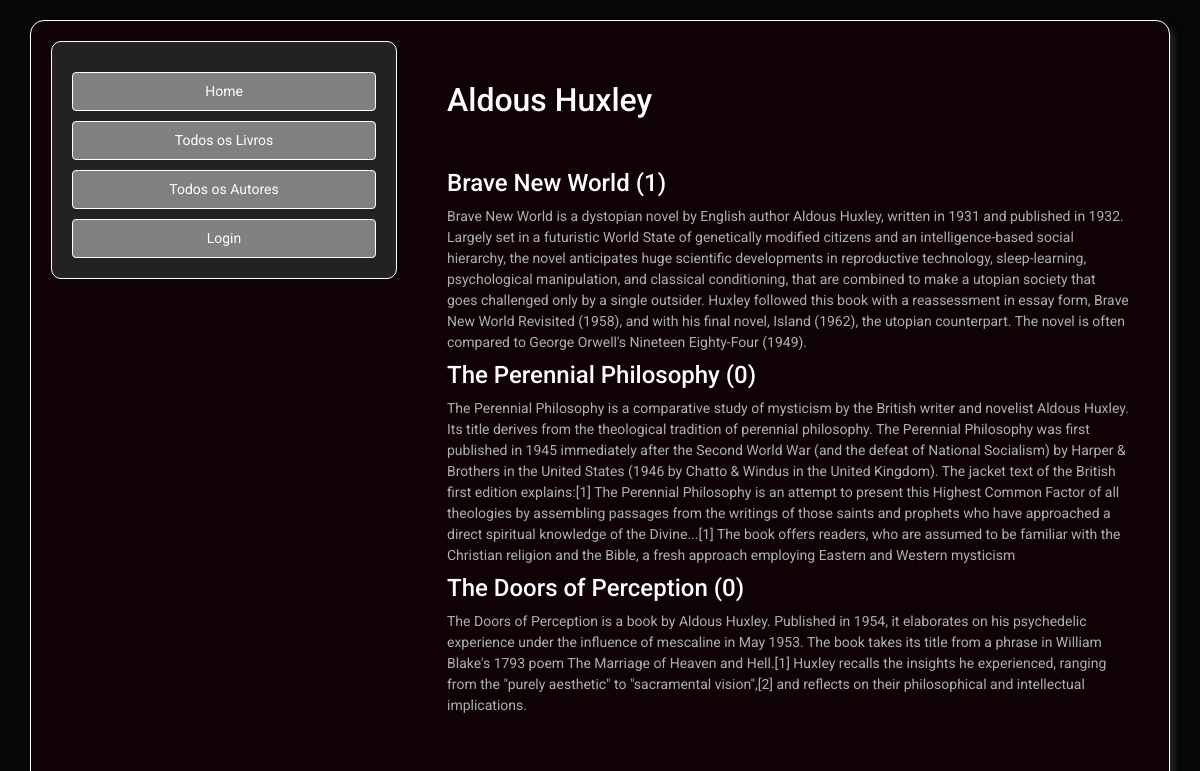
The page /catalog/authors/5 on the database its author committed.
### catalog/models.py (models this page shows, shortened)
class Author(models.Model):
    first_name = models.CharField(max_length=100)
    last_name = models.CharField(max_length=100)
    date_of_birth = models.DateField(null=True, blank=True)
    date_of_death = models.DateField('died', null=True, blank=True)
    class Meta:
        ordering = ['last_name', 'first_name']
    class Meta:
        ordering = ['first_name']

class Book(models.Model):
    title = models.CharField(max_length=200)
    author = models.ForeignKey('Author', on_delete=models.SET_NULL, null=True)
    summary = models.TextField(max_length=1000, help_text='Enter a brief description of the book')
    isbn = models.CharField('ISBN', max_length=13, help_text='13 Character <a href="https://www.isbn-international.org/content/what-isbn">ISBN number</a>')
    genre = models.ManyToManyField(Genre, help_text='Select a genre for this book')
    language = models.ForeignKey('Language', on_delete=models.SET_NULL, null=True)
    def __str__(self):
        return self.title
    def display_genre(self):
        """Create a string for the Genre. This is required to display genre in Admin."""
        return ', '.join(genre.name for genre in self.genre.all()[:3])
    display_genre.short_description = 'Genre'

### catalog/views.py (the view)
# urls.py: path('authors/<int:pk>', views.AuthorDetailView.as_view(), name='author-detail'),
class AuthorDetailView(generic.DetailView):
    model = Author

### catalog/templates/catalog/author_detail.html (shortened to what this page needs)
{% extends "base_generic.html" %}
{% block content %}
<div class="container">
  <div>
    <h4>{{ author.first_name }} {{ author.last_name }}</h4>
    <br>
    <br>
    <div>
    {% for book in author.book_set.all %}
      <a href="{% url 'book-detail' book.pk %}"><h5 class="livro">{{book}} ({{book.bookinstance_set.all.count}})</h5></a>
      <dd>{{book.summary}}</dd>
    {% endfor %}
    </div>
  </div>
</div>
{% endblock %}

### catalog/static/css/styles.css (style rules this page uses)
a { color: white !important; }
.container { padding: 20px; margin-top: 20px; background-color:#100109; margin-bottom: 20px; }
.livro { color: white; }

### rows shown on the page
Author: first_name "Aldous", last_name "Huxley"
Book: title "Brave New World", bookinstance_set.all.count "1", summary "Brave New World is a dystopian novel by English author Aldous Huxley, written in 1931 and published in 1932. Largely set in a futuristic World State of genetically modified citizens and an intelligence-based social hierarchy, the novel anticipates huge scientific developments in reproductive technology, sleep-learning, psychological manipulation, and classical conditioning, that are combined to make a utopian society that goes challenged only by a single outsider. Huxley followed this book with a reassessment in essay form, Brave New World Revisited (1958), and with his final novel, Island (1962), the utopian counterpart. The novel is often compared to George Orwell's Nineteen Eighty-Four…"
Book: title "The Perennial Philosophy", bookinstance_set.all.count "0", summary "The Perennial Philosophy is a comparative study of mysticism by the British writer and novelist Aldous Huxley. Its title derives from the theological tradition of perennial philosophy. The Perennial Philosophy was first published in 1945 immediately after the Second World War (and the defeat of National Socialism) by Harper & Brothers in the United States (1946 by Chatto & Windus in the United Kingdom). The jacket text of the British first edition explains:[1] The Perennial Philosophy is an attempt to present this Highest Common Factor of all theologies by assembling passages from the writings of those saints and prophets who have approached a direct spiritual knowledge of the Divine...[1]…"
Book: title "The Doors of Perception", bookinstance_set.all.count "0", summary "The Doors of Perception is a book by Aldous Huxley. Published in 1954, it elaborates on his psychedelic experience under the influence of mescaline in May 1953. The book takes its title from a phrase in William Blake's 1793 poem The Marriage of Heaven and Hell.[1] Huxley recalls the insights he experienced, ranging from the \"purely aesthetic\" to \"sacramental vision\",[2] and reflects on their philosophical and intellectual implications."
